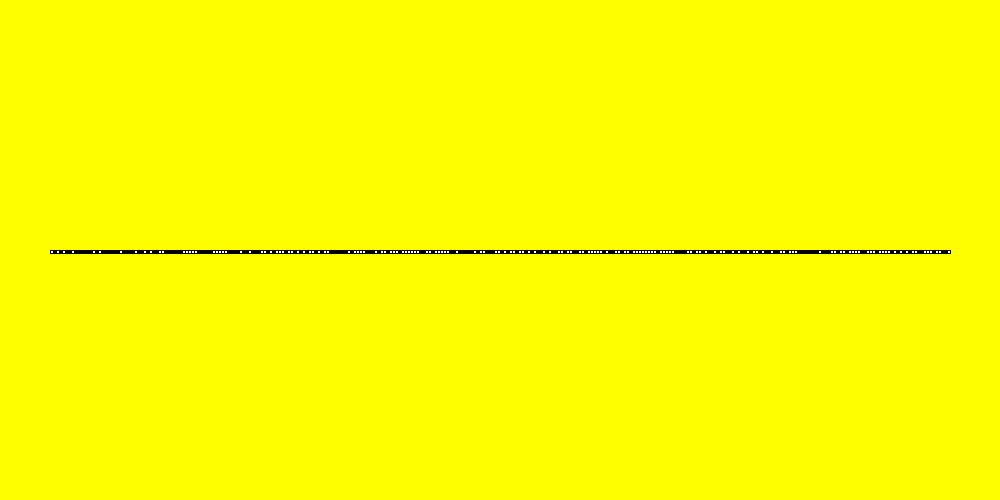
Frame 1 (no input)
Frame 2 (the mouse pressed at the canvas centre, redrawn once): identical to frame 1, image omitted

The Processing sketch that drew this single still picture (run headless with seeded random() and noise(); the mouse was pressed at the canvas centre and the sketch redrawn once):

// Processing sketch: Cell_Row
// ── Cell_Row.pde
boolean[] cells;  //Represents the alive-dead states of a single row of n cells.
int n = 300;  //Try changing this
float cellSize;
int padding = 50;  //How many pixels from the left we'll start drawing the first cell.


void setup(){
  size(1000,500);
  noLoop();  //This means draw() only gets called once, not repeatedly, so there's no animation
  
  cells = new boolean[n];  //Sets the size of the array
  cellSize = (width-2*padding)/n;  //Why does this formula guarantee that all n cells will always fit on the screen? 
  setCellValuesRandomly();  //Gives each item in the cells array a random true-false value
  printArray(cells);
}


void draw() {  
  background(255,255,0); //yellow
  float y = height/2;  //The y-value of the top edge of the row
  
  for(int i=0; i<n; i++) {
    float x = padding + i*cellSize;  //The x-value of the left edge of the current cell to be drawn
    
    if (cells[i])  //If the current cell is alive (e.g. the array value is true)...
      fill(255);  //...then we'll color it white.
      
    else
      fill(0);  //...otherwise black
      
    rect(x, y, cellSize, cellSize);  //Draws the current cell
  }
}


//WHEN CALLED, THIS FILLS THE cells ARRAY WITH RANDOM true-false VALUES
void setCellValuesRandomly() {
  for(int i=0; i<n; i++) {
    int randVal = round(random(0,1));
    
    if (randVal == 0)
      cells[i] = false;
      
    else
      cells[i] = true;
  }
}
 
